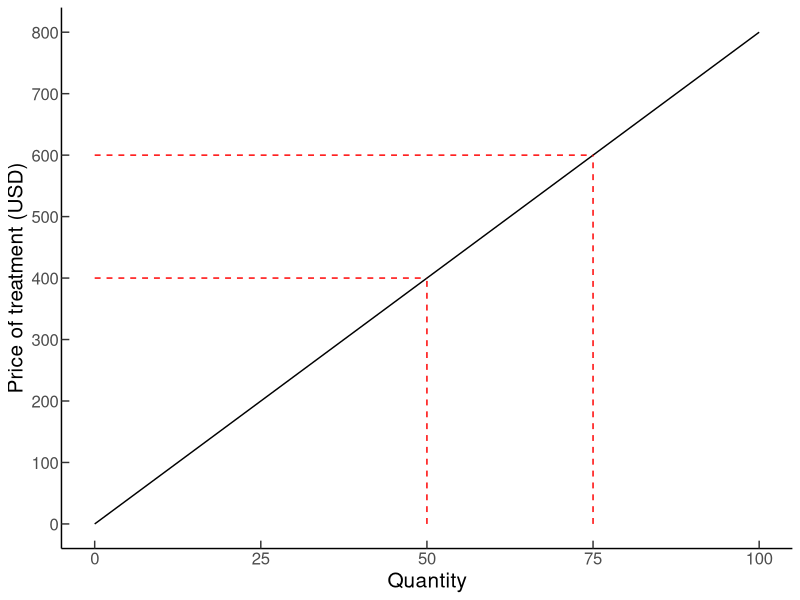
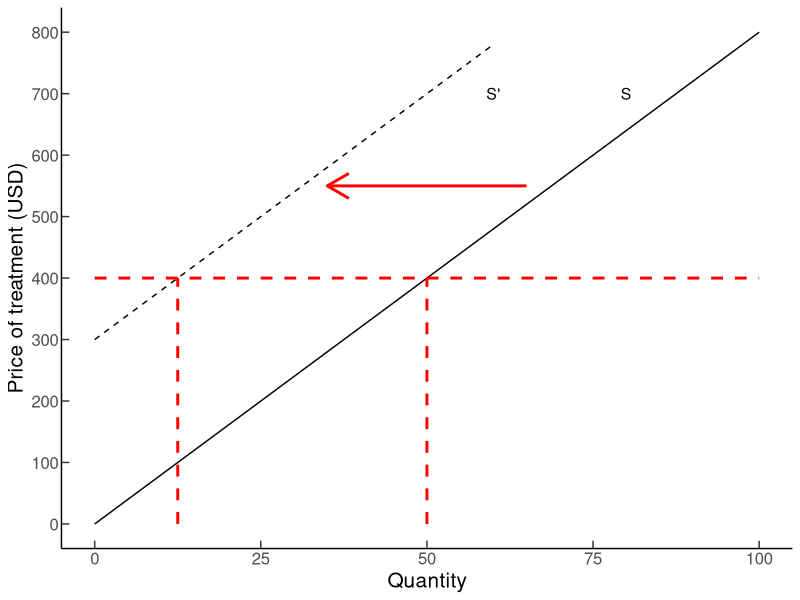
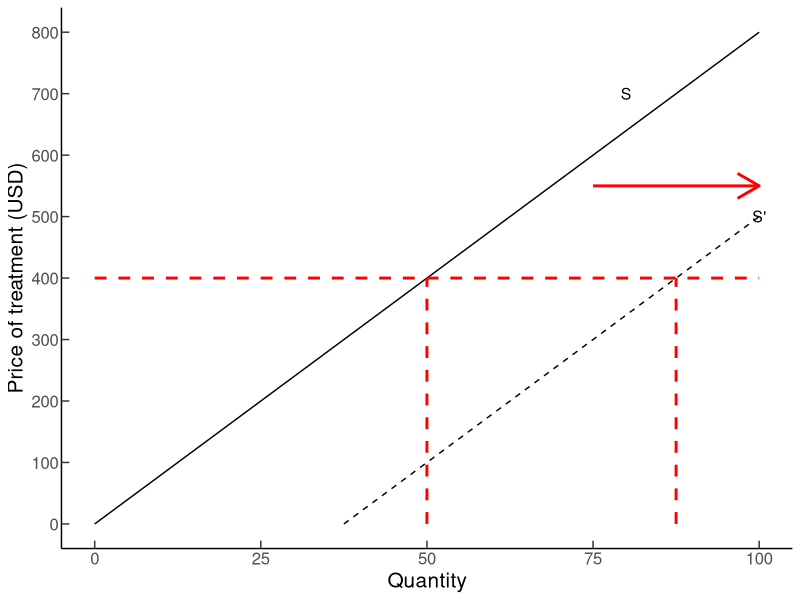
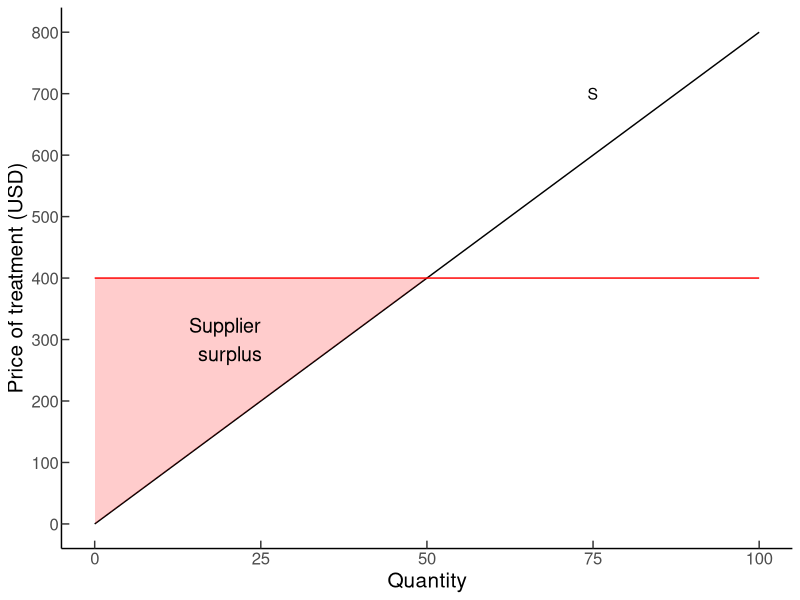
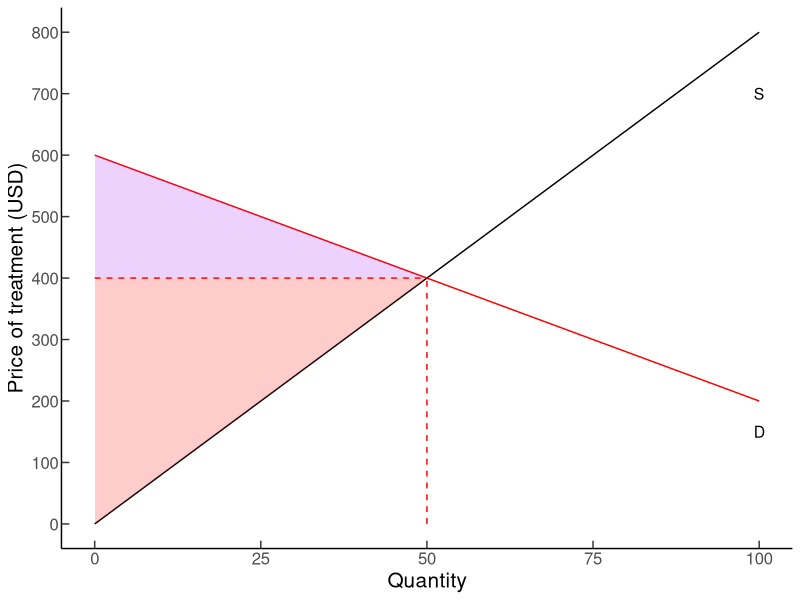
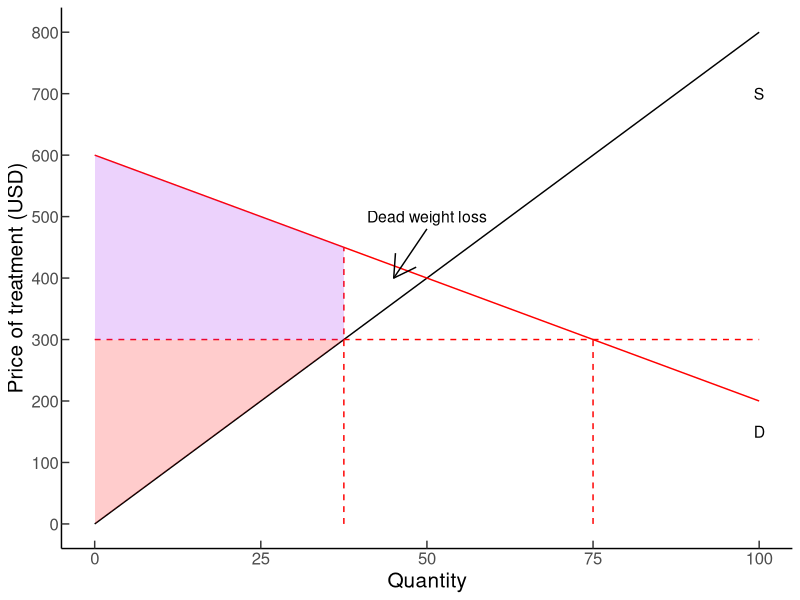
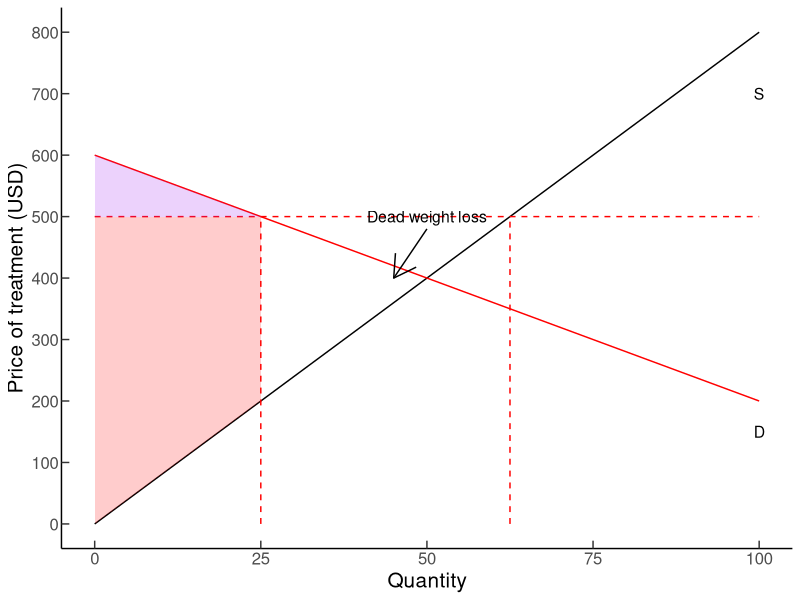
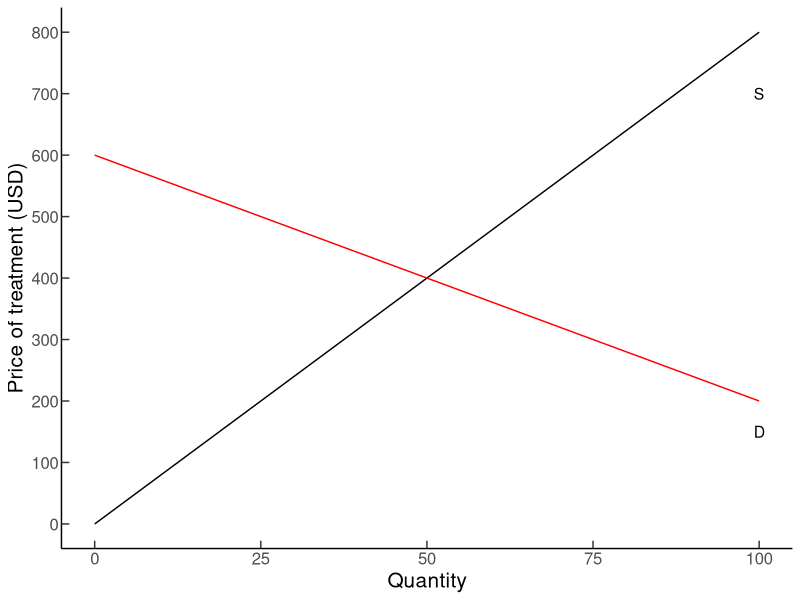

R code for these plots, in order:
## ---- chunk 1

knitr::opts_chunk$set(echo = FALSE, warning = FALSE, message = FALSE, 
  comment = NA, dpi = 300, fig.align = "center", cache = FALSE)
library(tidyverse)

## ---- chunk 2
#| echo: FALSE
#| fig-width: 8

supply1 <- ggplot(data.frame(x=c(0,100)),aes(x=x)) + 
  annotate("segment", x = 0, xend = 100, y = 0, yend = 800) + 
  scale_y_continuous(limits = c(0,800), breaks = seq(0, 800, by = 100)) +
  labs(x = "Quantity", y = "Price of treatment (USD)") +
  theme_classic() +
  theme(text = element_text(size=15),axis.ticks.length = unit(-2, "mm")) 

supply1+
  annotate("segment", x=0, xend = 50, y = 400, yend = 400, linetype = 2, color = "red") + 
    annotate("segment", x=50, xend = 50, y = 0, yend = 400, linetype = 2, color = "red") + 
  annotate("segment", x=0, xend = 75, y = 600, yend = 600, linetype = 2, color = "red") + 
    annotate("segment", x=75, xend = 75, y = 0, yend = 600, linetype = 2, color = "red") 
## ---- chunk 3
#| echo: FALSE
#| fig-width: 8
#| fig-height: 6

supply1 + 
  annotate("segment", x = 0, xend = 60, y = 300, yend = 780, linetype = 2) +
  annotate("segment", x=0, xend = 100, y = 400, yend = 400, linetype = 2, color = "red", size = 1) +
    annotate("segment", x=12.5, xend = 12.5, y = 0, yend = 400, linetype = 2, color = "red", size = 1) +
    annotate("segment", x=50, xend = 50, y = 0, yend = 400, linetype = 2, color = "red", size = 1) + 
  annotate("text", x= 80, y = 700, label = "S", size = 4) + 
  annotate("text", x= 60, y = 700, label = "S'", size = 4) +
  annotate("segment", x=65, xend = 35, y = 550, yend = 550, linetype = 1, color = "red", arrow = arrow(),size = 1) 
## ---- chunk 4
supply1 + 
  annotate("segment", x = 37.5, xend = 100, y = 0, yend = 500, linetype = 2) +
  annotate("segment", x=0, xend = 100, y = 400, yend = 400, linetype = 2, color = "red", size = 1) +
    annotate("segment", x=87.5, xend = 87.5, y = 0, yend = 400, linetype = 2, color = "red", size = 1) +
    annotate("segment", x=50, xend = 50, y = 0, yend = 400, linetype = 2, color = "red", size = 1) + 
  annotate("text", x= 80, y = 700, label = "S", size = 4) + 
  annotate("text", x= 100, y = 500, label = "S'", size = 4) +
  annotate("segment", x=75, xend = 100, y = 550, yend = 550, linetype = 1, color = "red", arrow = arrow(),size = 1) 
## ---- chunk 5

## ---- chunk 6
dta1 <- data.frame(x = c(0,0,50,0), y = c(0,400,400,0))
supply1 +
  geom_polygon( aes(x, y), data=dta1, fill = "red", alpha = 0.2) + 
  annotate("segment", x = 0, xend = 100, y = 400, yend = 400, linetype = 1, color = "red") + 
  annotate("text", x = 20, y=300, label = "Supplier \n surplus", size = 5) +
  annotate("text", x = 75, y=700, label = "S", size = 4)

## ---- chunk 7
dta2 <- data.frame(x=c(0,0,50),y=c(400,600,400))
equi1 <- supply1 +
  annotate("segment", x= 0 , xend= 100 , y= 600 , yend = 200, color = "red")   + 
  annotate("text", x = 100, y= 700, label = "S", size =4) +
  annotate("text", x = 100, y= 150, label = "D", size =4)

equi1 +
  annotate("segment", x=0, xend=50, y=400, yend=400, linetype = 2, color="red") +
  annotate("segment", x=50, xend=50, y=0, yend=400, linetype = 2, color="red") +
  geom_polygon(aes(x, y), data=dta1, fill = "red", alpha = 0.2) +
  geom_polygon(aes(x, y), data=dta2, fill = "purple", alpha = 0.2)
## ---- chunk 8

## ---- chunk 9
dta3 <- data.frame(x=c(0,0,37.5,37.5), y1=c(0,300,300,300), y2=c(300,600,450,300))
dta4 <- data.frame(x=c(37.5, 37.5, 50), y = c(300,450, 400))

equi1+
  annotate("segment", x=0, xend=100, y=300, yend=300, linetype = 2, color="red") +
  annotate("segment", x=37.5, xend = 37.5, y=0, yend = 450, linetype = 2, color="red") +
  annotate("segment", x=75, xend = 75, y=0, yend = 300, linetype = 2, color="red") +
  geom_polygon(aes(x, y1), data=dta3, fill = "red", alpha = 0.2) +
  geom_polygon(aes(x, y2), data=dta3, fill = "purple", alpha = 0.2) +
  annotate("text", x = 50, y= 500, label = "Dead weight loss", size = 4) + 
  annotate("segment", x=50, xend=45, y=480, yend=400, linetype = 1, color="black", arrow=arrow()) 
## ---- chunk 10

## ---- chunk 11
dta5 <- data.frame(x=c(0,0,25,25),y1=c(0,500,500,200), y2= c(500,600,500,500))
  
equi1 +
  annotate("segment", x=0, xend=100, y=500, yend=500, linetype = 2, color="red") +
  annotate("segment", x=25, xend = 25, y=0, yend = 500, linetype = 2, color="red") +
  annotate("segment", x=62.5, xend = 62.5, y=0, yend = 500, linetype = 2, color="red") +
  geom_polygon(aes(x, y1), data=dta5, fill = "red", alpha = 0.2) +
  geom_polygon(aes(x, y2), data=dta5, fill = "purple", alpha = 0.2) +
  annotate("text", x = 50, y= 500, label = "Dead weight loss", size =4) + 
  annotate("segment", x=50, xend=45, y=480, yend=400, linetype = 1, color="black", arrow=arrow()) 
## ---- chunk 12
equi1
## ---- chunk 13
equi1 +
  annotate("segment", x=0, xend=100, y = 700, yend= 300, color = "red", linetype = 2) +
annotate("text", x=100, y = 400, label = "D'", size=4) +
  annotate("point", x=50, y= 400, size=6, color= "blue") +
  annotate("point", x=58.33, y= 466.67, size=6, color= "purple")   
## ---- chunk 14
equi1 +
  annotate("segment", x=25, xend=100, y = 0, yend= 600, color = "red", linetype = 2) +
  annotate("point", x=50, y= 400, size=6, color= "blue") +
  annotate("point", x=66.67, y= 333.33, size=6, color= "purple")   +
  annotate("text", x=100, y = 600, label = "S'", size=4) 
## ---- chunk 15

## ---- chunk 16
equi1 + 
  labs(y="", x="") +
  annotate("segment", x=0, xend=50, y=400, yend=400, linetype = 2, color="red") +
  annotate("segment", x=50, xend=50, y=0, yend=400, linetype = 2, color="red") +  
  annotate("text", x=0, y=450, label = "P", size = 4) +  
  annotate("text", x=50, y=0, label = "Q", size = 4) +   
  theme(axis.text.x=element_blank(),
  axis.text.y=element_blank())
## ---- chunk 17
equi1 + 
  labs(y="", x="") +
    annotate("segment", x=25, xend=100, y = 0, yend= 600, color = "red", linetype = 2) +
  annotate("segment", x=0, xend=50, y=400, yend=400, linetype = 2, color="red") +
  annotate("segment", x=50, xend=50, y=0, yend=400, linetype = 2, color="red") +  
    annotate("segment", x=0, xend=50, y=200, yend=200, linetype = 2, color="red") +  
  annotate("segment", x=0, xend=66.67, y=333.33, yend=333.33, linetype = 2, color="blue") +
  annotate("segment", x=66.67, xend=66.67, y=0, yend=333.33, linetype = 2, color="blue") + 
  annotate("text", x=100, y=450, label = "S'", size = 4) +  
  annotate("text", x=0, y=450, label = "P", size = 4) +  
  annotate("text", x=0, y=330, label = "P'", size = 4) + 
  annotate("text", x=50, y=0, label = "Q", size = 4) +   
   annotate("text", x=66.67, y=0, label = "Q'", size = 4) +    
theme(axis.text.x=element_blank(),
      axis.text.y=element_blank())
## ---- chunk 18
inelastic1 <- ggplot(data.frame(x=c(0,100)),aes(x=x)) + 
  annotate("segment", x = 0, xend = 100, y = 0, yend = 800) +
  annotate("segment", x = 25, xend = 75, y = 800, yend = 0, color = "red", linetype = 2) +  
  theme_classic() +
  labs(y="", x="") +
  annotate("segment", x=0, xend=50, y=400, yend=400, linetype = 2, color="red") +
  annotate("segment", x=50, xend=50, y=0, yend=400, linetype = 2, color="red") +  
  annotate("text", x=0, y=450, label = "P", size = 4) +  
  annotate("text", x=50, y=0, label = "Q", size = 4) +   
theme(axis.text.x=element_blank(),
      axis.text.y=element_blank())
inelastic1
## ---- chunk 19
inelastic1 + 
  labs(y="", x="") +
    annotate("segment", x=25, xend=100, y = 0, yend= 600, color = "red", linetype = 2) +
  annotate("segment", x=0, xend=50, y=400, yend=400, linetype = 2, color="red") +
  annotate("segment", x=50, xend=50, y=0, yend=400, linetype = 2, color="red") +  
    annotate("segment", x=0, xend=50, y=200, yend=200, linetype = 2, color="red") +  
  annotate("segment", x=0, xend=58.33, y=266.67, yend=266.67, linetype = 2, color="blue") +
  annotate("segment", x=58.33, xend=58.33, y=0, yend=266.67, linetype = 2, color="blue") +  
  annotate("text", x=0, y=450, label = "P", size = 4) +  
  annotate("text", x=0, y=266.67, label = "P'", size = 4) + 
  annotate("text", x=50, y=0, label = "Q", size = 4) +   
   annotate("text", x=58.33, y=0, label = "Q'", size = 4) +    
theme(axis.text.x=element_blank(),
      axis.text.y=element_blank())
